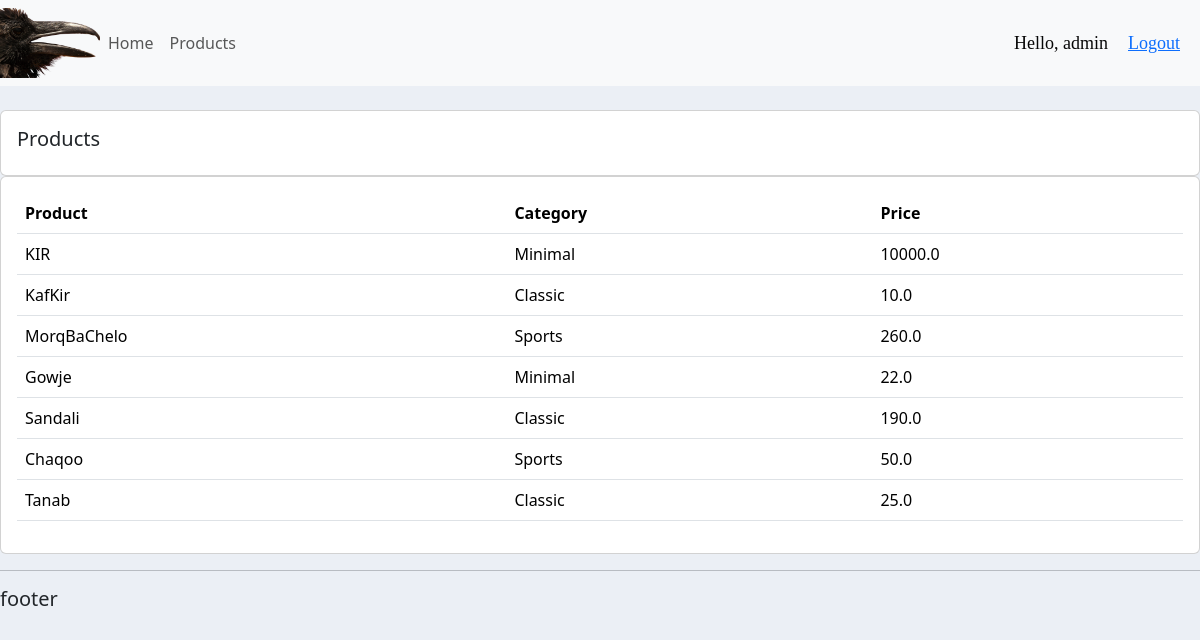
Screenshot of /products/ (signed in) with the database file from the repository.
### accounts/models.py (models this page shows, shortened)
class Product(models.Model):
    CATEGORY = (
        ('Classic', 'Classic'),
        ('Sports', 'Sports'),
        ('Minimal', 'Minimal'),
    )
    name = models.CharField(max_length=100, null=True)
    price = models.FloatField(max_length=100, null=True)
    category = models.CharField(max_length=100, choices=CATEGORY, null=True)
    description = models.TextField(max_length=100, null=True, blank=True)
    date_created = models.DateTimeField(auto_now_add=True, null=True)
    tags = models.ManyToManyField(Tag)

### accounts/views.py (the view)
# urls.py: path('products/', views.products, name='products'),
def products(request):
    products = Product.objects.all()
    return render(request, 'accounts/products.html', {'products': products})

### accounts/templates/accounts/products.html
{%  extends 'accounts/main.html' %}
{% block content %}
<br>
<div class="row">
    <div class="col-md">
        <div class="card card-body">
            <h5>Products</h5>
        </div>
        <div class="card card-body">
            <table class="table">
                <tr>
                    <th>Product</th>
                    <th>Category</th>
                    <th>Price</th>
                </tr>
                {% for i in products %}
                    <tr>
                        <td>{{ i.name }}</td>
                        <td>{{ i.category }}</td>
                        <td>{{ i.price }}</td>
                    </tr>
                {% endfor %}
            </table>
        </div>
    </div>
</div>
{% endblock %}

### accounts/templates/accounts/navbar.html (shortened to what this page needs)
{% load static %}
<nav class="navbar navbar-expand-lg navbar-light bg-light">
    <img class ="ax" src="{% static 'images/kalaq.png' %}">
     <link rel="stylesheet" type="text/css" href="{% static '/css/main.css' %}">
  <div class="collapse navbar-collapse" id="navbarNav">
    <ul class="navbar-nav">
        {% if request.user.is_staff %}
      <li class="nav-item active">
        <a class="nav-link" href="{% url 'home' %}">Home</a>
      </li>
      <li class="nav-item">
        <a class="nav-link" href="{% url 'products' %}">Products</a>
      </li>
        {% else %}
        <li class="nav-item">
        <a class="nav-link" href="{% url 'account' %}">Setting</a>
        </li>
        {% endif %}
    </ul>
  </div>
    <span class="hello-msg">Hello, {{ user.username }}</span>
    <span class="hello-msg"><a href="{% url 'logout' %}">Logout</a> </span>
</nav>

### static/css/main.css (style rules this page uses)
body { background-color: #ebeff5; }
.ax { width: 100px; height: 70px; }

### accounts/templates/accounts/navbar.html (style rules this page uses)
.hello-msg { font-family: "Candara Light"; font-size: 18px; color: rgba(2, 2, 2, 0.98); margin-right: 20px; }

### rows the page displays
Product: name "KIR", category "Minimal", price "10000.0"
Product: name "KafKir", category "Classic", price "10.0"
Product: name "MorqBaChelo", category "Sports", price "260.0"
Product: name "Gowje", category "Minimal", price "22.0"
Product: name "Sandali", category "Classic", price "190.0"
Product: name "Chaqoo", category "Sports", price "50.0"
Product: name "Tanab", category "Classic", price "25.0"

### other values shown
{{ user.username }} "admin"
